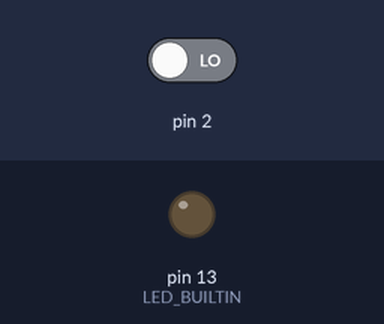
Simulated run of this sketch. Board: Arduino Uno, built with avr-gcc and run on an emulated ATmega328P. On the bench: output pins drawn as LEDs (lit = HIGH). The test bench sets the inputs (shaded band); at power-on: pin 2 LOW.

Above: at 1.2 s.
1.3 s: pin 2 driven HIGH
At 2.5 s:
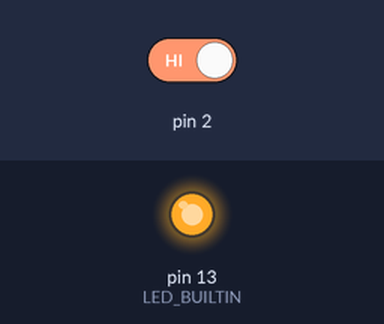
2.8 s: pin 2 driven LOW
At 3.9 s:
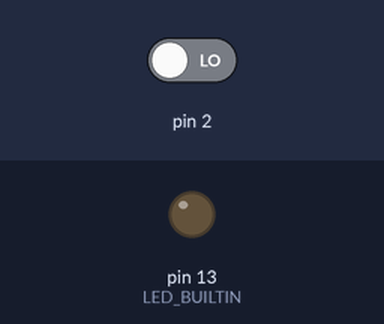
Timing chart, 0 to 5.8 s (numbered marks = the images above; inputs shaded):
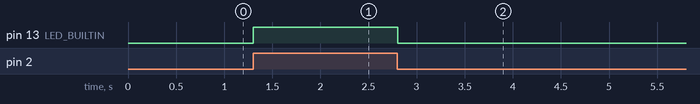

The sketch:

pushbutton.ino
```cpp
int buttonState = 0;

void setup()
{
  pinMode(2, INPUT);
  pinMode(LED_BUILTIN, OUTPUT);
}

void loop()
{
  // read the state of the push button
  buttonState = digitalRead(2);
  // checks if pushputton is pressed
  if (buttonState == HIGH) {
    digitalWrite(LED_BUILTIN, HIGH);
  } else {
    digitalWrite(LED_BUILTIN, LOW);
  }
  delay(10); // Delay a little bit to improve simulation performance
}
```

Measured:
- after the input at 1.3 s, pin 13 (LED_BUILTIN): LOW → HIGH at once
- after the input at 2.8 s, pin 13 (LED_BUILTIN): HIGH → LOW at once
